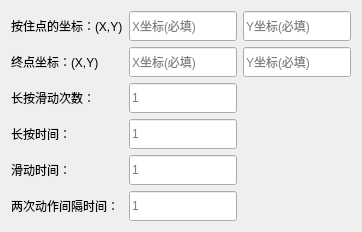
   <widget class="QWidget" name="press_drag_test">
    <attribute name="title">
     <string>长按滑动测试</string>
    </attribute>
    <layout class="QGridLayout" name="gridLayout_8">
     <item row="0" column="0">
      <layout class="QGridLayout" name="press_drag_test">
       <item row="5" column="0">
        <widget class="QLabel" name="press_drag_i_time">
         <property name="whatsThis">
          <string>&lt;html&gt;&lt;head/&gt;&lt;body&gt;&lt;p&gt;两次动作间隔时间。一次按住加滑动算一个动作，两次动作的间隔。取值范围为&amp;gt;0的浮点数。不填默认为1。单位为秒。&lt;/p&gt;&lt;/body&gt;&lt;/html&gt;</string>
         </property>
         <property name="text">
          <string>两次动作间隔时间：</string>
         </property>
        </widget>
       </item>
       <item row="4" column="0">
        <widget class="QLabel" name="press_drag_d_time">
         <property name="whatsThis">
          <string>&lt;html&gt;&lt;head/&gt;&lt;body&gt;&lt;p&gt;滑动持续的时间。取值范围为&amp;gt;0的浮点数。不填默认为1。单位为秒。&lt;/p&gt;&lt;/body&gt;&lt;/html&gt;</string>
         </property>
         <property name="text">
          <string>滑动时间：</string>
         </property>
        </widget>
       </item>
       <item row="3" column="0">
        <widget class="QLabel" name="press_drag_p_time">
         <property name="whatsThis">
          <string>&lt;html&gt;&lt;head/&gt;&lt;body&gt;&lt;p&gt;长按持续的时间。取值范围为&amp;gt;0的浮点数。不填默认为1。单位为秒。&lt;/p&gt;&lt;/body&gt;&lt;/html&gt;</string>
         </property>
         <property name="text">
          <string>长按时间：</string>
         </property>
        </widget>
       </item>
       <item row="4" column="1">
        <widget class="QLineEdit" name="v_press_drag_p_time_2">
         <property name="minimumSize">
          <size>
           <width>0</width>
           <height>30</height>
          </size>
         </property>
         <property name="placeholderText">
          <string>1</string>
         </property>
        </widget>
       </item>
       <item row="3" column="1">
        <widget class="QLineEdit" name="v_press_drag_p_time">
         <property name="minimumSize">
          <size>
           <width>0</width>
           <height>30</height>
          </size>
         </property>
         <property name="placeholderText">
          <string>1</string>
         </property>
        </widget>
       </item>
       <item row="2" column="1">
        <widget class="QLineEdit" name="v_press_drag_num">
         <property name="minimumSize">
          <size>
           <width>0</width>
           <height>30</height>
          </size>
         </property>
         <property name="placeholderText">
          <string>1</string>
         </property>
        </widget>
       </item>
       <item row="1" column="2">
        <widget class="QLineEdit" name="v_press_drag_end_p_y">
         <property name="minimumSize">
          <size>
           <width>0</width>
           <height>30</height>
          </size>
         </property>
         <property name="placeholderText">
          <string>Y坐标(必填)</string>
         </property>
        </widget>
       </item>
       <item row="1" column="1">
        <widget class="QLineEdit" name="v_press_drag_end_p_x">
         <property name="minimumSize">
          <size>
           <width>0</width>
           <height>30</height>
          </size>
         </property>
         <property name="placeholderText">
          <string>X坐标(必填)</string>
         </property>
        </widget>
       </item>
       <item row="0" column="2">
        <widget class="QLineEdit" name="v_press_drag_start_p_y">
         <property name="minimumSize">
          <size>
           <width>0</width>
           <height>30</height>
          </size>
         </property>
         <property name="placeholderText">
          <string>Y坐标(必填)</string>
         </property>
        </widget>
       </item>
       <item row="0" column="0">
        <widget class="QLabel" name="press_drag_start_p">
         <property name="whatsThis">
          <string>&lt;html&gt;&lt;head/&gt;&lt;body&gt;&lt;p&gt;按住点的坐标(X,Y)。X的取值范围为(0,分辨率X)，Y的取值范围为(0,分辨率Y)。&lt;/p&gt;&lt;/body&gt;&lt;/html&gt;</string>
         </property>
         <property name="text">
          <string>按住点的坐标：(X,Y)</string>
         </property>
        </widget>
       </item>
       <item row="5" column="1">
        <widget class="QLineEdit" name="v_press_drag_p_time_3">
         <property name="minimumSize">
          <size>
           <width>0</width>
           <height>30</height>
          </size>
         </property>
         <property name="placeholderText">
          <string>1</string>
         </property>
        </widget>
       </item>
       <item row="2" column="0">
        <widget class="QLabel" name="press_drag_num">
         <property name="whatsThis">
          <string>&lt;html&gt;&lt;head/&gt;&lt;body&gt;&lt;p&gt;长按滑动的次数。取值范围为&amp;gt;=1的整数。不填默认为1。单位为次。&lt;/p&gt;&lt;/body&gt;&lt;/html&gt;</string>
         </property>
         <property name="text">
          <string>长按滑动次数：</string>
         </property>
        </widget>
       </item>
       <item row="0" column="1">
        <widget class="QLineEdit" name="v_press_drag_start_p_x">
         <property name="minimumSize">
          <size>
           <width>0</width>
           <height>30</height>
          </size>
         </property>
         <property name="placeholderText">
          <string>X坐标(必填)</string>
         </property>
        </widget>
       </item>
       <item row="1" column="0">
        <widget class="QLabel" name="press_drag_end_p">
         <property name="whatsThis">
          <string>&lt;html&gt;&lt;head/&gt;&lt;body&gt;&lt;p&gt;终点的坐标(X,Y)。X的取值范围为(0,分辨率X)，Y的取值范围为(0,分辨率Y)。&lt;/p&gt;&lt;/body&gt;&lt;/html&gt;</string>
         </property>
         <property name="text">
          <string>终点坐标：(X,Y)</string>
         </property>
        </widget>
       </item>
      </layout>
     </item>
    </layout>
   </widget>
